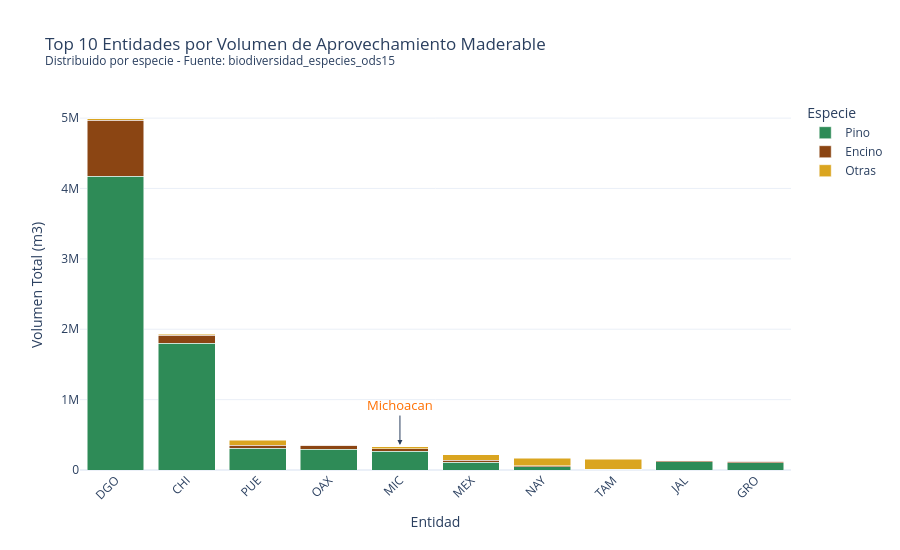

Write notebook code for a chart like this one.
### Markdown cell above
---
## 2. Comparativa Nacional: Top 10 Entidades por Aprovechamiento Forestal

Ademas de la exportacion de aguacate, Michoacan tambien extrae volumenes significativos de madera. A continuacion se muestra su posicion en el ranking nacional.

### Code cell
# Grafico 2: Barras apiladas - Top 10 entidades
df_bio_sin_nal = df_bio[df_bio['estado'] != 'NAL'].copy()
df_bio_top = df_bio_sin_nal.sort_values('Total_Maderable', ascending=False).head(10)

fig2 = px.bar(
    df_bio_top,
    x='estado',
    y=['Pino', 'Encino', 'Otras'],
    title='Top 10 Entidades por Volumen de Aprovechamiento Maderable<br><sup>Distribuido por especie - Fuente: biodiversidad_especies_ods15</sup>',
    labels={'value': 'Volumen (m3 en rollo)', 'estado': 'Entidad', 'variable': 'Especie'},
    color_discrete_map={'Pino': COLOR_PINO, 'Encino': COLOR_ENCINO, 'Otras': COLOR_OTRAS}
)

fig2.update_layout(
    template=template_style,
    barmode='stack',
    xaxis_tickangle=-45,
    height=550,
    legend_title_text='Especie',
    yaxis_title='Volumen Total (m3)'
)

if 'MIC' in df_bio_top['estado'].values:
    y_val = df_bio_top[df_bio_top['estado'] == 'MIC']['Total_Maderable'].values[0]
    fig2.add_annotation(
        x='MIC', y=y_val + (y_val * 0.08),
        text='Michoacan',
        showarrow=True, arrowhead=2, ax=0, ay=-40,
        font=dict(color=COLOR_MICH, size=13)
    )

fig2.show()

### Figure 1 — Plotly figure (JSON) as saved in the notebook; plotly's stock layout.template omitted (floating-point values rounded to 4 significant figures)
{"data": [{"hovertemplate": "Especie=Pino<br>Entidad=%{x}<br>Volumen (m3 en rollo)=%{y}<extra></extra>", "legendgroup": "Pino", "marker": {"color": "#2E8B57", "pattern": {"shape": ""}}, "name": "Pino", "orientation": "v", "showlegend": true, "textposition": "auto", "type": "bar", "x": ["DGO", "CHI", "PUE", "OAX", "MIC", "MEX", "NAY", "TAM", "JAL", "GRO"], "xaxis": "x", "y": [4174000.0, 1800000.0, 305700.0, 297400.0, 268100.0, 113300.0, 46840.0, 7367.0, 114400.0, 103500.0], "yaxis": "y"}, {"hovertemplate": "Especie=Encino<br>Entidad=%{x}<br>Volumen (m3 en rollo)=%{y}<extra></extra>", "legendgroup": "Encino", "marker": {"color": "#8B4513", "pattern": {"shape": ""}}, "name": "Encino", "orientation": "v", "showlegend": true, "textposition": "auto", "type": "bar", "x": ["DGO", "CHI", "PUE", "OAX", "MIC", "MEX", "NAY", "TAM", "JAL", "GRO"], "xaxis": "x", "y": [792700.0, 114800.0, 43530.0, 53990.0, 33670.0, 23870.0, 10210.0, 1638.0, 16430.0, 18810.0], "yaxis": "y"}, {"hovertemplate": "Especie=Otras<br>Entidad=%{x}<br>Volumen (m3 en rollo)=%{y}<extra></extra>", "legendgroup": "Otras", "marker": {"color": "#DAA520", "pattern": {"shape": ""}}, "name": "Otras", "orientation": "v", "showlegend": true, "textposition": "auto", "type": "bar", "x": ["DGO", "CHI", "PUE", "OAX", "MIC", "MEX", "NAY", "TAM", "JAL", "GRO"], "xaxis": "x", "y": [27920.0, 13180.0, 73240.0, 3325.0, 26620.0, 78440.0, 113300.0, 140900.0, 3852.0, 701.5], "yaxis": "y"}], "layout": {"annotations": [{"arrowhead": 2, "ax": 0, "ay": -40, "font": {"color": "#FF6F00", "size": 13}, "showarrow": true, "text": "Michoacan", "x": "MIC", "y": 354700.0}], "barmode": "stack", "height": 550, "legend": {"title": {"text": "Especie"}, "tracegroupgap": 0}, "title": {"text": "Top 10 Entidades por Volumen de Aprovechamiento Maderable<br><sup>Distribuido por especie - Fuente: biodiversidad_especies_ods15</sup>"}, "xaxis": {"anchor": "y", "domain": [0, 1], "tickangle": -45, "title": {"text": "Entidad"}}, "yaxis": {"anchor": "x", "domain": [0, 1], "title": {"text": "Volumen Total (m3)"}}}}
